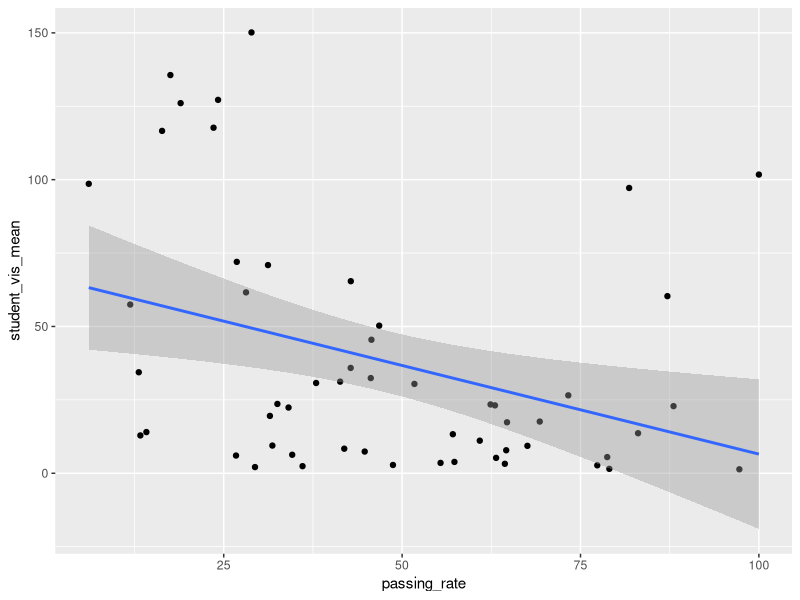
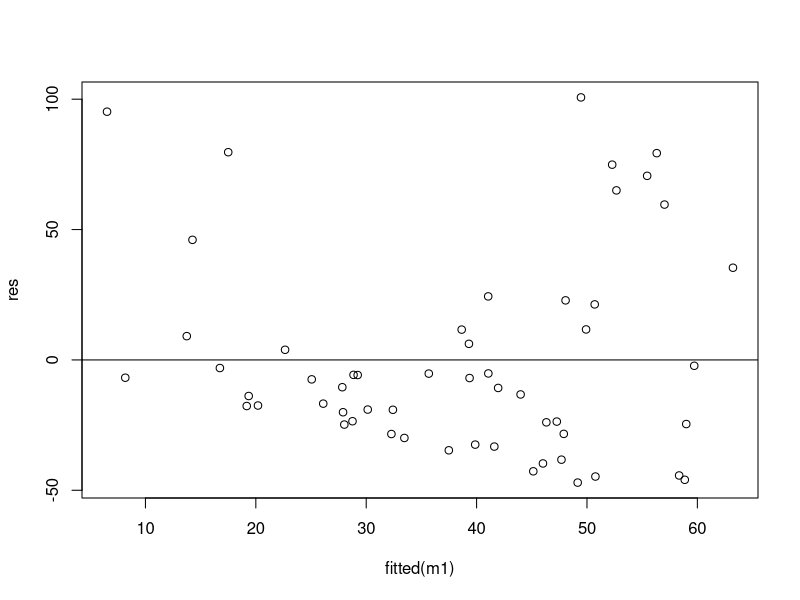
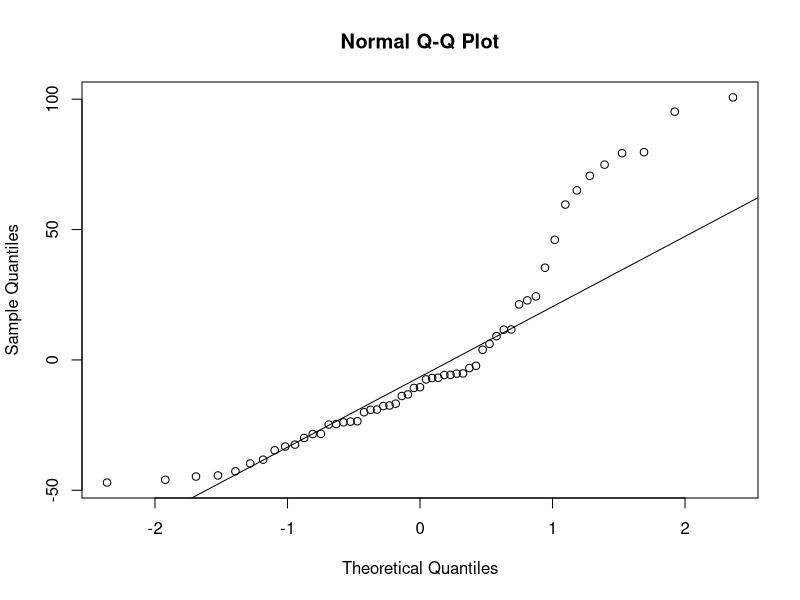
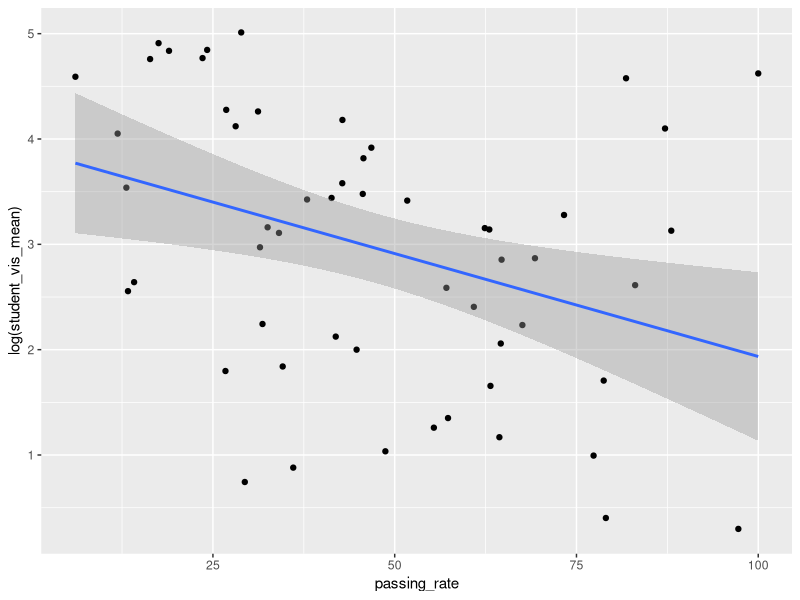
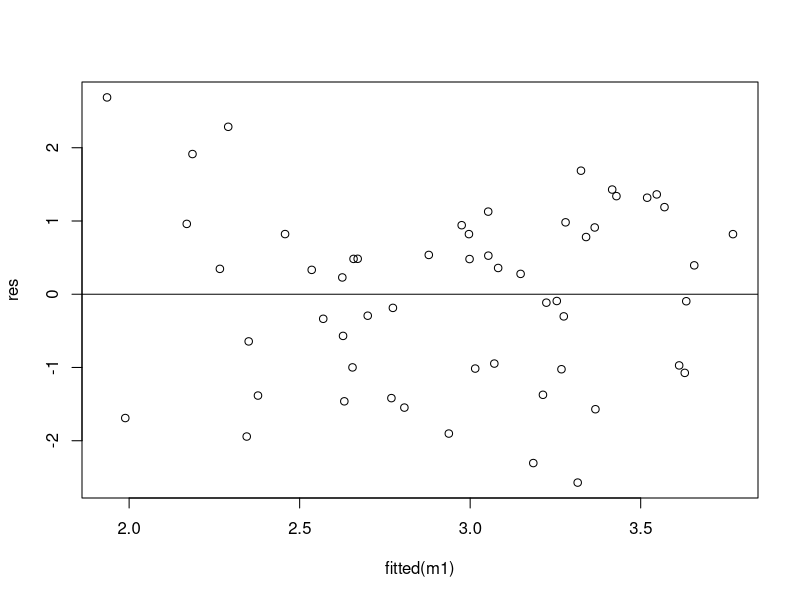
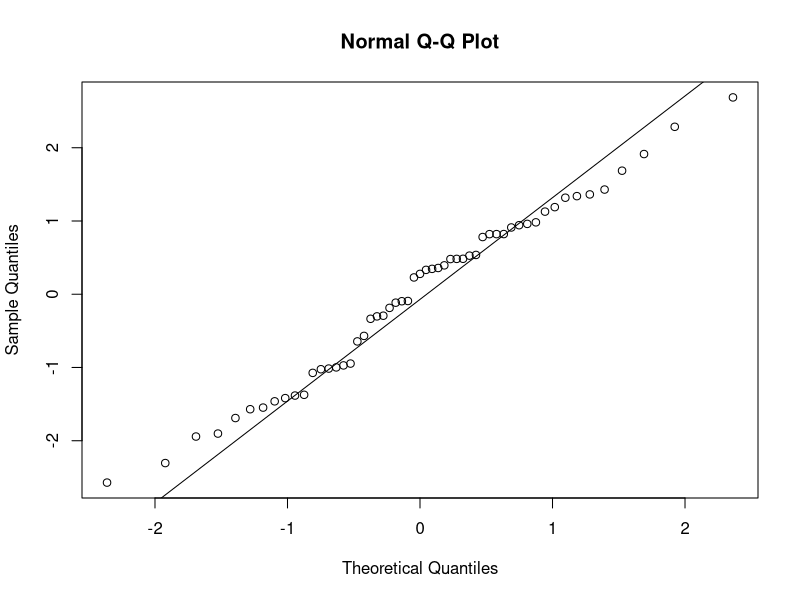

Here is the R script that generated these plots, in order:
## ---- chunk 1
knitr::opts_chunk$set(warning = FALSE, message = FALSE)
library(dplyr)
library(data.table)
library(lme4)
library(broom)
library(ggplot2)
library(tidyr)
library(arm)
library(rstatix)
library(ggpubr)

remove_outliers <- function(x, na.rm = TRUE, ...) {
  qnt <- quantile(x, probs=c(.25, .75), na.rm = na.rm, ...)
  H <- 1.5 * IQR(x, na.rm = na.rm)
  y <- x
  y[x < (qnt[1] - H)] <- NA
  y[x > (qnt[2] + H)] <- NA
  y
}

## ---- chunk 2
wd <- getwd()



courses <- fread("../data/courses.csv")%>%
  mutate(vis_learner_p_norm = round(student_n / vis_learner_p, digits = 2), student_vis_mean = remove_outliers(student_vis_mean), passing_rate = passing_rate * 100,
         q_staff_n = round(q_staff / student_n, digits = 2) *100, ans_staff_n = round(ans_staff / student_n, digits = 2)*100, q_learner_n = round(q_learner / student_n, digits = 2) *100,
         ans_learner_n = round(ans_learner / student_n, digits = 2) *100,
         q_staff_b = case_when(
    q_staff_n >= 1 ~ 1,
    q_staff_n < 1  ~ 0
), ans_staff_b = case_when(
    ans_staff_n >= 1 ~ 1,
    ans_staff_n < 1  ~ 0
))


## ---- chunk 3
courses %>%
  ggplot(aes(x = passing_rate, y = student_vis_mean)) + geom_point() +  geom_smooth(method = "lm")

## ---- chunk 4
m1 <-  lm((student_vis_mean) ~ passing_rate, courses)
res <- resid(m1)
plot(fitted(m1), res)
abline(0,0)
qqnorm(res)
qqline(res)
## ---- chunk 5

cat(sprintf("Мы видим, что распределение остатков нельзя назвать нормальным поскольку большая часть значений student_vis_mean распределены близко к нулю.\nПоэтому мы трансформировали эту переменную с помощью функции log() \n"))

## ---- chunk 6
m1 <-  lm(log(student_vis_mean) ~ passing_rate, courses)
summary(m1)
## ---- chunk 7

cat(sprintf("Теперь остатки распределены более равномерно \n"))

## ---- chunk 8
courses %>%
  ggplot(aes(x = passing_rate, y = log(student_vis_mean))) + geom_point() +  geom_smooth(method = "lm")


## ---- chunk 9
m1 <-  lm(log(student_vis_mean) ~ passing_rate, courses)
res <- resid(m1)
plot(fitted(m1), res)
abline(0,0)
qqnorm(res)
qqline(res)
## ---- chunk 10

cat(sprintf("Изменение на 1 пункт в выживаемости курса уменьшает на %.3f пунктов среднее количество посещений форума.\nЧтобы получить данное значение мы нашли разницу между интерсептом и интерсепт + угол наклона, а полученное значение экспоненциировали\nЭто изменение значимо с p = %.f", exp(m1$coefficients[1]) - exp(m1$coefficients[1] + m1$coefficients[2]), summary(m1)$coefficients[7]))
